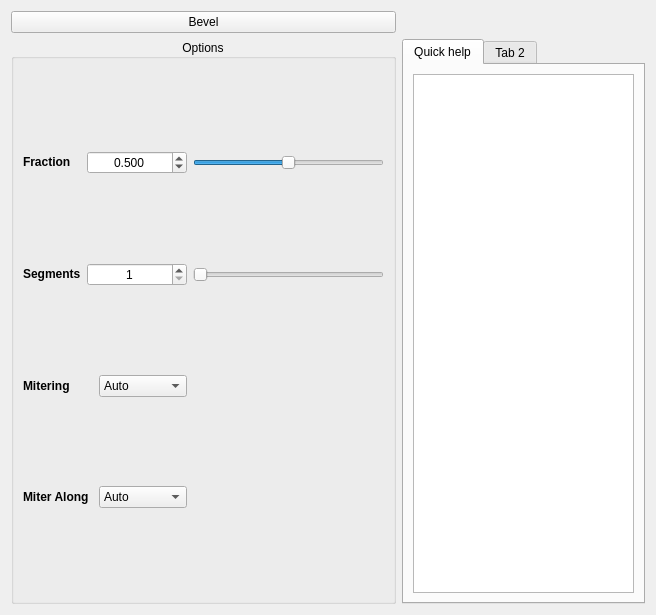
<?xml version="1.0" encoding="UTF-8"?>
<ui version="4.0">
 <class>simpleOptionsWidget</class>
 <widget class="QWidget" name="simpleOptionsWidget">
  <property name="geometry">
   <rect>
    <x>0</x>
    <y>0</y>
    <width>656</width>
    <height>615</height>
   </rect>
  </property>
  <property name="windowTitle">
   <string>Form</string>
  </property>
  <layout class="QGridLayout" name="gridLayout_3">
   <item row="0" column="0">
    <widget class="QPushButton" name="bevelButton">
     <property name="text">
      <string>Bevel</string>
     </property>
    </widget>
   </item>
   <item row="1" column="0">
    <widget class="QGroupBox" name="optionGroupBox">
     <property name="minimumSize">
      <size>
       <width>0</width>
       <height>0</height>
      </size>
     </property>
     <property name="title">
      <string>Options</string>
     </property>
     <property name="alignment">
      <set>Qt::AlignCenter</set>
     </property>
     <property name="flat">
      <bool>false</bool>
     </property>
     <property name="checkable">
      <bool>false</bool>
     </property>
     <layout class="QGridLayout" name="gridLayout">
      <item row="0" column="0">
       <widget class="QLabel" name="fractionLabel">
        <property name="text">
         <string>&lt;html&gt;&lt;head/&gt;&lt;body&gt;&lt;p&gt;&lt;span style=&quot; font-size:9pt; font-weight:600;&quot;&gt;Fraction&lt;/span&gt;&lt;/p&gt;&lt;/body&gt;&lt;/html&gt;</string>
        </property>
        <property name="textFormat">
         <enum>Qt::RichText</enum>
        </property>
       </widget>
      </item>
      <item row="0" column="1" colspan="2">
       <widget class="QDoubleSpinBox" name="fractionDoubleSpinBox">
        <property name="sizePolicy">
         <sizepolicy hsizetype="Preferred" vsizetype="Fixed">
          <horstretch>0</horstretch>
          <verstretch>0</verstretch>
         </sizepolicy>
        </property>
        <property name="minimumSize">
         <size>
          <width>100</width>
          <height>0</height>
         </size>
        </property>
        <property name="alignment">
         <set>Qt::AlignCenter</set>
        </property>
        <property name="decimals">
         <number>3</number>
        </property>
        <property name="minimum">
         <double>0.001000000000000</double>
        </property>
        <property name="maximum">
         <double>1.000000000000000</double>
        </property>
        <property name="singleStep">
         <double>0.001000000000000</double>
        </property>
        <property name="value">
         <double>0.500000000000000</double>
        </property>
       </widget>
      </item>
      <item row="0" column="3">
       <widget class="QSlider" name="fractionSlider">
        <property name="minimum">
         <number>1</number>
        </property>
        <property name="maximum">
         <number>1000</number>
        </property>
        <property name="value">
         <number>500</number>
        </property>
        <property name="orientation">
         <enum>Qt::Horizontal</enum>
        </property>
        <property name="tickPosition">
         <enum>QSlider::NoTicks</enum>
        </property>
        <property name="tickInterval">
         <number>0</number>
        </property>
       </widget>
      </item>
      <item row="1" column="0">
       <widget class="QLabel" name="segmentsLabel">
        <property name="text">
         <string>&lt;html&gt;&lt;head/&gt;&lt;body&gt;&lt;p&gt;&lt;span style=&quot; font-weight:600;&quot;&gt;Segments&lt;/span&gt;&lt;/p&gt;&lt;/body&gt;&lt;/html&gt;</string>
        </property>
       </widget>
      </item>
      <item row="1" column="1" colspan="2">
       <widget class="QSpinBox" name="segmentsSpinBox">
        <property name="minimumSize">
         <size>
          <width>100</width>
          <height>0</height>
         </size>
        </property>
        <property name="alignment">
         <set>Qt::AlignCenter</set>
        </property>
        <property name="minimum">
         <number>1</number>
        </property>
        <property name="maximum">
         <number>12</number>
        </property>
        <property name="value">
         <number>1</number>
        </property>
       </widget>
      </item>
      <item row="1" column="3">
       <widget class="QSlider" name="segmentsSlider">
        <property name="minimum">
         <number>1</number>
        </property>
        <property name="maximum">
         <number>12</number>
        </property>
        <property name="orientation">
         <enum>Qt::Horizontal</enum>
        </property>
       </widget>
      </item>
      <item row="2" column="0">
       <widget class="QLabel" name="miteringLabel">
        <property name="text">
         <string>&lt;html&gt;&lt;head/&gt;&lt;body&gt;&lt;p&gt;&lt;span style=&quot; font-weight:600;&quot;&gt;Mitering&lt;/span&gt;&lt;/p&gt;&lt;/body&gt;&lt;/html&gt;</string>
        </property>
       </widget>
      </item>
      <item row="2" column="2">
       <widget class="QComboBox" name="miteringComboBox">
        <item>
         <property name="text">
          <string>Auto</string>
         </property>
        </item>
        <item>
         <property name="text">
          <string>Uniform</string>
         </property>
        </item>
        <item>
         <property name="text">
          <string>Patch</string>
         </property>
        </item>
        <item>
         <property name="text">
          <string>Radial</string>
         </property>
        </item>
        <item>
         <property name="text">
          <string>None</string>
         </property>
        </item>
       </widget>
      </item>
      <item row="2" column="3">
       <spacer name="horizontalSpacer">
        <property name="orientation">
         <enum>Qt::Horizontal</enum>
        </property>
        <property name="sizeHint" stdset="0">
         <size>
          <width>227</width>
          <height>20</height>
         </size>
        </property>
       </spacer>
      </item>
      <item row="3" column="0" colspan="2">
       <widget class="QLabel" name="miterAlongLabel">
        <property name="text">
         <string>&lt;html&gt;&lt;head/&gt;&lt;body&gt;&lt;p&gt;&lt;span style=&quot; font-weight:600;&quot;&gt;Miter Along&lt;/span&gt;&lt;/p&gt;&lt;/body&gt;&lt;/html&gt;</string>
        </property>
       </widget>
      </item>
      <item row="3" column="2">
       <widget class="QComboBox" name="miterAlongComboBox">
        <item>
         <property name="text">
          <string>Auto</string>
         </property>
        </item>
        <item>
         <property name="text">
          <string>Center</string>
         </property>
        </item>
        <item>
         <property name="text">
          <string>Edge</string>
         </property>
        </item>
        <item>
         <property name="text">
          <string>Hard edge</string>
         </property>
        </item>
       </widget>
      </item>
      <item row="3" column="3">
       <spacer name="horizontalSpacer_2">
        <property name="orientation">
         <enum>Qt::Horizontal</enum>
        </property>
        <property name="sizeHint" stdset="0">
         <size>
          <width>227</width>
          <height>20</height>
         </size>
        </property>
       </spacer>
      </item>
     </layout>
    </widget>
   </item>
   <item row="1" column="1">
    <widget class="QTabWidget" name="helpTabWidget">
     <property name="currentIndex">
      <number>0</number>
     </property>
     <widget class="QWidget" name="helpTab">
      <attribute name="title">
       <string>Quick help</string>
      </attribute>
      <layout class="QGridLayout" name="gridLayout_2">
       <item row="0" column="0">
        <widget class="QTextBrowser" name="helpTextBrower"/>
       </item>
      </layout>
     </widget>
     <widget class="QWidget" name="tab_2">
      <attribute name="title">
       <string>Tab 2</string>
      </attribute>
     </widget>
    </widget>
   </item>
  </layout>
 </widget>
 <resources/>
 <connections/>
</ui>
